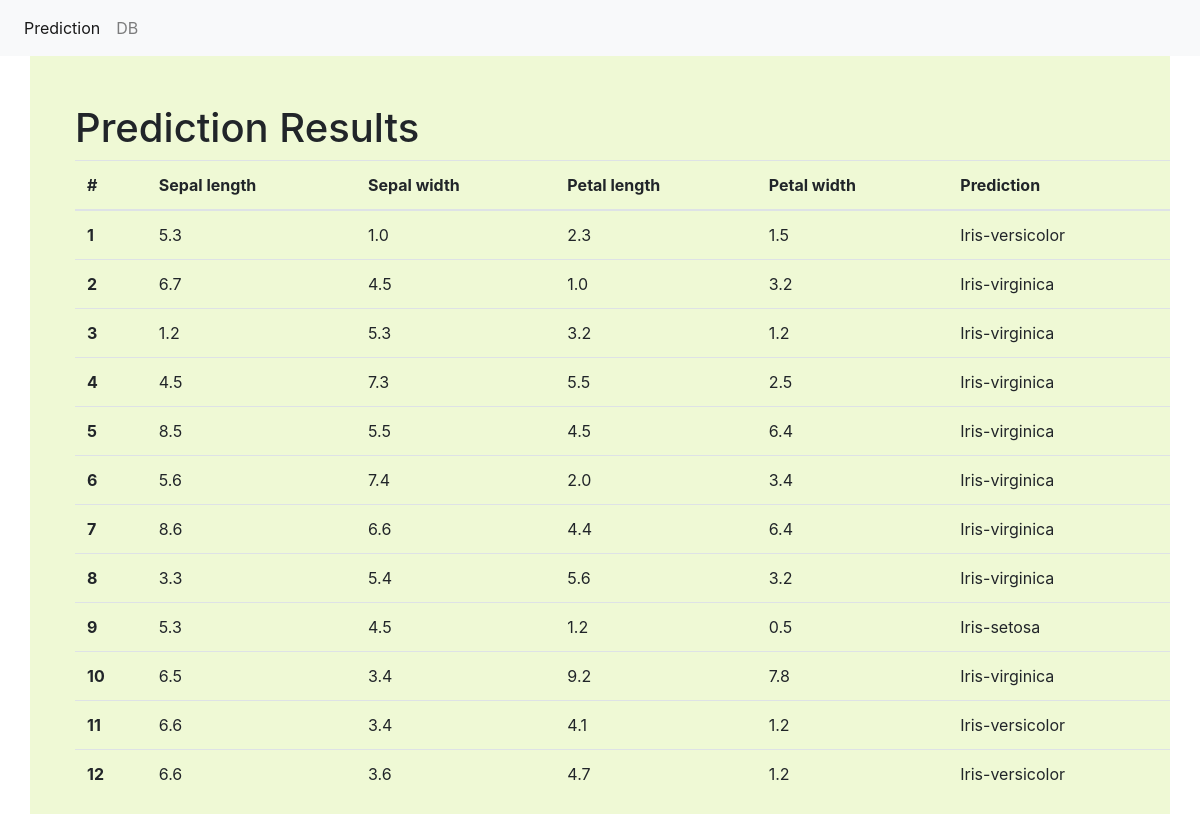
The app's page /results/ with its own data.
### predict/models.py (models this page shows, shortened)
class PredResults(models.Model):
    sepal_length = models.FloatField()
    sepal_width = models.FloatField()
    petal_length = models.FloatField()
    petal_width = models.FloatField()
    classification = models.CharField(max_length=30)

### predict/views.py (the view)
# urls.py: path('results/', views.view_results, name='results'),
def view_results(request):
    data = {"dataset": PredResults.objects.all()}
    return render(request, "results.html", data)

### templates/results.html (shortened to what this page needs)
{% extends "base.html" %}
{% block main %}
    <div class="container pt-5">
        <div class="row">
        <h1>Prediction Results</h1>
            <table class="table">
                <thead>
                <tr>
                <th scope="col">#</th>
                <th scope="col">Sepal length</th>
                <th scope="col">Sepal width</th>
                <th scope="col">Petal length</th>
                <th scope="col">Petal width</th>
                <th scope="col">Prediction</th>
                </tr>
                </thead>
                <tbody>
                {% for data in dataset %}
                    <tr>
                    <th scope="row">{{ data.id }}</th>
                    <td>{{ data.sepal_length }}</td>
                    <td>{{ data.sepal_width }}</td>
                    <td>{{ data.petal_length }}</td>
                    <td>{{ data.petal_width }}</td>
                    <td>{{ data.classification }}</td>
                    </tr>
                {% endfor %}
                </tbody>
            </table>
        </div>
    </div>
{% endblock %}

### templates/base.html (shortened to what this page needs)
<!doctype html>
<html lang="en">
    <head>
    <link rel="stylesheet" href="https://stackpath.bootstrapcdn.com/bootstrap/4.4.1/css/bootstrap.min.css">
    </head>
    <body>
    <nav class="navbar navbar-expand-lg navbar-light bg-light">
        <div class="collapse navbar-collapse" id="navbarSupportedContent">
            <ul class="navbar-nav mr-auto">
                <li class="nav-item active">
                    <a class="nav-link" href="/">Prediction <span class="sr-only">(current)</span></a>
                </li>
                <li class="nav-item">
                    <a class="nav-link" href="/results">DB</a>
                </li>
            </ul>
        </div>
    </nav>
    {% block main %}
    {% endblock %}
    </body>
</html>

### templates/results.html (style rules this page uses)
.container { background-color: #eff9d5; }
.row { margin-left: 30px; }

### records on screen
PredResults: id "1", sepal_length "5.3", sepal_width "1.0", petal_length "2.3", petal_width "1.5", classification "Iris-versicolor"
PredResults: id "2", sepal_length "6.7", sepal_width "4.5", petal_length "1.0", petal_width "3.2", classification "Iris-virginica"
PredResults: id "3", sepal_length "1.2", sepal_width "5.3", petal_length "3.2", petal_width "1.2", classification "Iris-virginica"
PredResults: id "4", sepal_length "4.5", sepal_width "7.3", petal_length "5.5", petal_width "2.5", classification "Iris-virginica"
PredResults: id "5", sepal_length "8.5", sepal_width "5.5", petal_length "4.5", petal_width "6.4", classification "Iris-virginica"
PredResults: id "6", sepal_length "5.6", sepal_width "7.4", petal_length "2.0", petal_width "3.4", classification "Iris-virginica"
PredResults: id "7", sepal_length "8.6", sepal_width "6.6", petal_length "4.4", petal_width "6.4", classification "Iris-virginica"
PredResults: id "8", sepal_length "3.3", sepal_width "5.4", petal_length "5.6", petal_width "3.2", classification "Iris-virginica"
PredResults: id "9", sepal_length "5.3", sepal_width "4.5", petal_length "1.2", petal_width "0.5", classification "Iris-setosa"
PredResults: id "10", sepal_length "6.5", sepal_width "3.4", petal_length "9.2", petal_width "7.8", classification "Iris-virginica"
PredResults: id "11", sepal_length "6.6", sepal_width "3.4", petal_length "4.1", petal_width "1.2", classification "Iris-versicolor"
PredResults: id "12", sepal_length "6.6", sepal_width "3.6", petal_length "4.7", petal_width "1.2", classification "Iris-versicolor"
